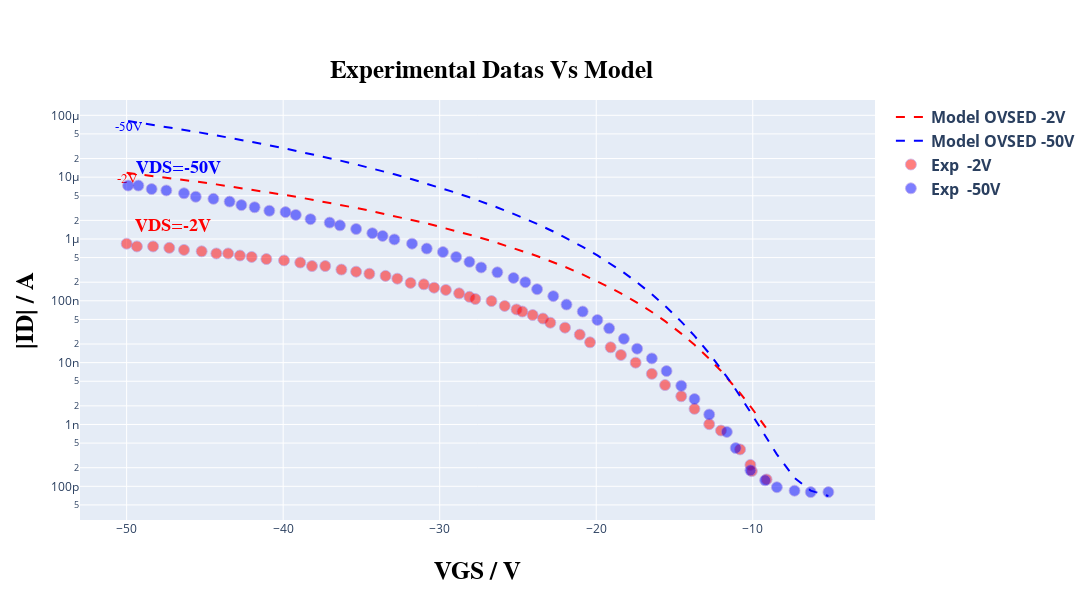
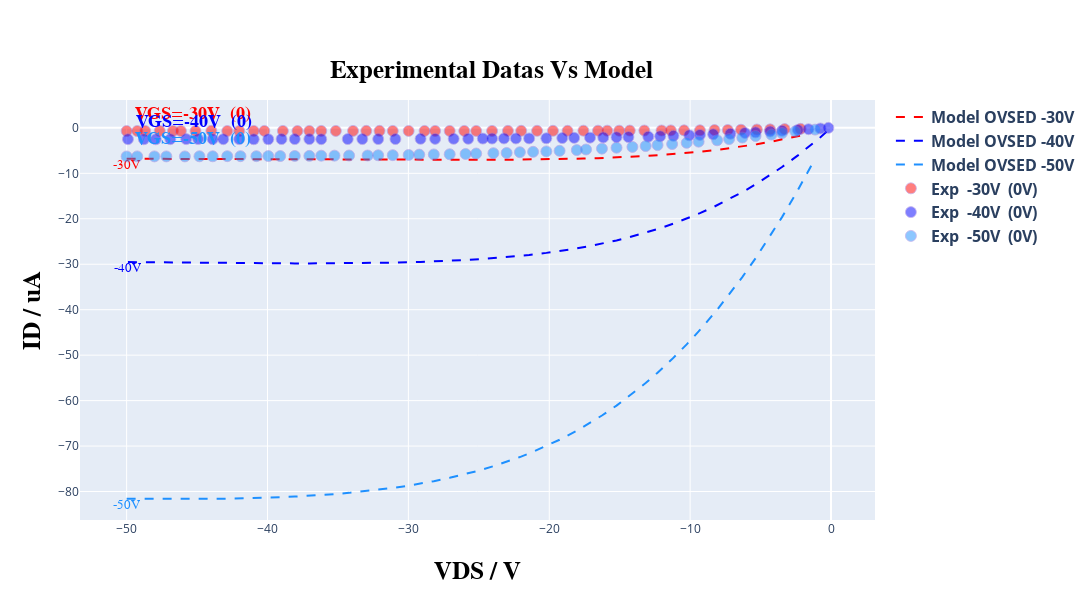

Write notebook code for charts like these, in order.
### Code cell
if (image_size_width or image_size_height) == None:
  image_size_width = 1100 #
  image_size_height = 600 #

# Instantiate the graphics class to visualize the model
plot = TFTGraphicsPlot(image_size_height, image_size_width)


# Create an instance of the model passing all the data obtained above
model = read.create_models_datas(TFTModel, n_points, type_curve_plot, load_parameters, input_voltage, Vv,
                                 load_idleak, width_t, count_transfer, tp_tst=tp_tst, scale_factor=scale_trfr,
                                 current_typic=curr_typic, res=resistance, curr=current)

# Reads the experimental and model (transfer) data to be displayed on the graph
in_model_data, in_exp_data = read.group_by_trasfer(count_transfer, Vv, Id, model)

# Reads the experimental and model (output) data to be displayed on the graph
out_model_data, out_exp_data = read.group_by_output(count_output, count_transfer, Vv, Id, model)


option = 'show both curves' # @param ["Show Transfer curve", "Show output curve", "show both curves"]
if option == 'Show Transfer curve':
  clear_output(wait=True) 
  plot.plot_vgs_vds(list_tension, list_tension_shift, 0, count_transfer, in_model_data, shift_list, select_files, *in_exp_data, sample_unit=current_typic, plot_type=type_curve_plot)

elif option == 'Show output curve':
  clear_output(wait=True) 
  plot.plot_vgs_vds(list_tension, list_tension_shift, 1, count_transfer, out_model_data, shift_list, select_files, *out_exp_data, sample_unit=current_typic, plot_type='linear')


elif option == 'show both curves':
  clear_output(wait=True) 
  plot.plot_vgs_vds(list_tension, list_tension_shift, 0, count_transfer, in_model_data, shift_list, select_files, *in_exp_data, sample_unit=current_typic, plot_type=type_curve_plot)
  print()
  plot.plot_vgs_vds(list_tension, list_tension_shift, 1, count_transfer, out_model_data, shift_list, select_files, *out_exp_data, sample_unit=current_typic, plot_type='linear')

else:
  print("No option choice\n")

print()
read.compute_relative_distance(Id, model)

### Figure 1 — Plotly figure (JSON) as saved in the notebook; plotly's stock layout.template omitted (floating-point values rounded to 4 significant figures)
{"data": [{"line": {"color": "rgb(255, 0, 0)", "dash": "dash"}, "mode": "lines+text", "name": "<b>Model OVSED<b> <b>-2V<b>", "text": ["-2V"], "textfont": {"color": "rgb(255, 0, 0)", "family": "Times New Roman", "size": 13}, "textposition": "bottom center", "type": "scatter", "x": [-50, -49.34, -48.31, -47.27, -46.33, -45.21, -44.27, -43.52, -42.76, -42.01, -41.07, -39.94, -38.91, -38.16, -37.31, -36.28, -35.34, -34.49, -33.46, -32.71, -31.86, -31.02, -30.36, -29.61, -28.76, -28.1, -27.73, -26.69, -25.85, -25.09, -24.72, -24.06, -23.4, -22.93, -21.99, -21.05, -20.39, -19.08, -18.42, -17.48, -16.45, -15.6, -14.57, -13.72, -12.78, -12.03, -10.81, -10.15, -10.06, -9.117], "y": [1.177e-05, 1.124e-05, 1.045e-05, 9.683e-06, 9.015e-06, 8.249e-06, 7.64e-06, 7.172e-06, 6.721e-06, 6.287e-06, 5.769e-06, 5.183e-06, 4.679e-06, 4.333e-06, 3.963e-06, 3.538e-06, 3.179e-06, 2.876e-06, 2.532e-06, 2.299e-06, 2.055e-06, 1.829e-06, 1.664e-06, 1.489e-06, 1.307e-06, 1.176e-06, 1.105e-06, 9.259e-07, 7.947e-07, 6.891e-07, 6.401e-07, 5.602e-07, 4.874e-07, 4.396e-07, 3.538e-07, 2.804e-07, 2.358e-07, 1.62e-07, 1.32e-07, 9.643e-08, 6.594e-08, 4.683e-08, 2.95e-08, 1.939e-08, 1.158e-08, 7.347e-09, 3.215e-09, 1.967e-09, 1.829e-09, 8.565e-10]}, {"line": {"color": "rgb(0, 0, 255)", "dash": "dash"}, "mode": "lines+text", "name": "<b>Model OVSED<b> <b>-50V<b>", "text": ["-50V"], "textfont": {"color": "rgb(0, 0, 255)", "family": "Times New Roman", "size": 13}, "textposition": "bottom center", "type": "scatter", "x": [-49.91, -49.25, -48.4, -47.46, -46.33, -45.58, -44.45, -43.42, -42.67, -41.82, -40.88, -39.85, -39.19, -38.25, -37.03, -36.37, -35.34, -34.3, -33.65, -32.89, -31.77, -30.83, -29.79, -28.95, -28.1, -27.35, -26.32, -25.28, -24.53, -23.78, -22.74, -21.9, -20.86, -19.92, -19.17, -18.23, -17.39, -16.45, -15.51, -14.57, -13.72, -12.78, -11.65, -11.09, -10.15, -9.211, -8.459, -7.331, -6.297, -5.169], "y": [8.093e-05, 7.639e-05, 7.081e-05, 6.493e-05, 5.832e-05, 5.418e-05, 4.835e-05, 4.34e-05, 4.003e-05, 3.646e-05, 3.275e-05, 2.899e-05, 2.676e-05, 2.379e-05, 2.028e-05, 1.856e-05, 1.606e-05, 1.381e-05, 1.25e-05, 1.111e-05, 9.246e-06, 7.874e-06, 6.54e-06, 5.578e-06, 4.722e-06, 4.046e-06, 3.235e-06, 2.549e-06, 2.123e-06, 1.751e-06, 1.322e-06, 1.033e-06, 7.471e-07, 5.43e-07, 4.127e-07, 2.85e-07, 1.984e-07, 1.278e-07, 7.868e-08, 4.604e-08, 2.706e-08, 1.411e-08, 5.9e-09, 3.674e-09, 1.586e-09, 6.573e-10, 3.284e-10, 1.367e-10, 8.507e-11, 6.966e-11]}, {"marker": {"color": "rgb(255, 0, 0)", "line": {"color": "MediumPurple", "width": 0.8}, "opacity": 0.5, "size": 11}, "mode": "markers+text", "name": "<b>Exp <b> <b>-2V<b>", "text": ["<b>VDS<b>=-2V"], "textfont": {"color": "rgb(255, 0, 0)", "family": "Times New Roman", "size": 18}, "textposition": "top right", "type": "scatter", "x": [-50, -49.34, -48.31, -47.27, -46.33, -45.21, -44.27, -43.52, -42.76, -42.01, -41.07, -39.94, -38.91, -38.16, -37.31, -36.28, -35.34, -34.49, -33.46, -32.71, -31.86, -31.02, -30.36, -29.61, -28.76, -28.1, -27.73, -26.69, -25.85, -25.09, -24.72, -24.06, -23.4, -22.93, -21.99, -21.05, -20.39, -19.08, -18.42, -17.48, -16.45, -15.6, -14.57, -13.72, -12.78, -12.03, -10.81, -10.15, -10.06, -9.117], "y": [8.4e-07, 7.57e-07, 7.57e-07, 7.19e-07, 6.65e-07, 6.31e-07, 5.83e-07, 5.83e-07, 5.4e-07, 5.12e-07, 4.74e-07, 4.5e-07, 4.16e-07, 3.65e-07, 3.65e-07, 3.2e-07, 2.96e-07, 2.74e-07, 2.53e-07, 2.28e-07, 1.95e-07, 1.85e-07, 1.63e-07, 1.5e-07, 1.32e-07, 1.16e-07, 1.07e-07, 9.91e-08, 8.26e-08, 7.25e-08, 6.71e-08, 5.89e-08, 5.17e-08, 4.42e-08, 3.68e-08, 2.84e-08, 2.13e-08, 1.77e-08, 1.33e-08, 1e-08, 6.59e-09, 4.34e-09, 2.86e-09, 1.79e-09, 1.01e-09, 7.98e-10, 3.95e-10, 2.22e-10, 1.76e-10, 1.29e-10]}, {"marker": {"color": "rgb(0, 0, 255)", "line": {"color": "MediumPurple", "width": 0.8}, "opacity": 0.5, "size": 11}, "mode": "markers+text", "name": "<b>Exp <b> <b>-50V<b>", "text": ["<b>VDS<b>=-50V"], "textfont": {"color": "rgb(0, 0, 255)", "family": "Times New Roman", "size": 18}, "textposition": "top right", "type": "scatter", "x": [-49.91, -49.25, -48.4, -47.46, -46.33, -45.58, -44.45, -43.42, -42.67, -41.82, -40.88, -39.85, -39.19, -38.25, -37.03, -36.37, -35.34, -34.3, -33.65, -32.89, -31.77, -30.83, -29.79, -28.95, -28.1, -27.35, -26.32, -25.28, -24.53, -23.78, -22.74, -21.9, -20.86, -19.92, -19.17, -18.23, -17.39, -16.45, -15.51, -14.57, -13.72, -12.78, -11.65, -11.09, -10.15, -9.211, -8.459, -7.331, -6.297, -5.169], "y": [7.31e-06, 7.31e-06, 6.42e-06, 6.09e-06, 5.49e-06, 4.82e-06, 4.46e-06, 4.02e-06, 3.53e-06, 3.26e-06, 2.86e-06, 2.72e-06, 2.45e-06, 2.09e-06, 1.84e-06, 1.66e-06, 1.45e-06, 1.24e-06, 1.12e-06, 9.83e-07, 8.4e-07, 7e-07, 6.15e-07, 5.12e-07, 4.27e-07, 3.46e-07, 2.89e-07, 2.34e-07, 2e-07, 1.54e-07, 1.19e-07, 8.7e-08, 6.71e-08, 4.9e-08, 3.59e-08, 2.43e-08, 1.68e-08, 1.17e-08, 7.31e-09, 4.23e-09, 2.58e-09, 1.45e-09, 7.57e-10, 4.16e-10, 1.81e-10, 1.25e-10, 9.66e-11, 8.48e-11, 8.05e-11, 8.05e-11]}], "layout": {"height": 600, "legend": {"font": {"size": 16}}, "title": {"font": {"color": "black", "family": "Overpass", "size": 25}, "text": "<b>Experimental Datas Vs Model<b>", "x": 0.45, "y": 0.9}, "width": 1100, "xaxis": {"title": {"font": {"color": "black", "family": "Overpass", "size": 25}, "standoff": 25, "text": "<b>VGS / V<b>"}}, "yaxis": {"title": {"font": {"color": "black", "family": "Overpass", "size": 25}, "standoff": 10, "text": "<b>|ID| / A<b>"}, "type": "log"}}}

### Figure 2 — Plotly figure (JSON) as saved in the notebook; plotly's stock layout.template omitted (floating-point values rounded to 4 significant figures)
{"data": [{"line": {"color": "rgb(255, 0, 0)", "dash": "dash"}, "mode": "lines+text", "name": "<b>Model OVSED<b> <b>-30V<b>", "text": ["-30V"], "textfont": {"color": "rgb(255, 0, 0)", "family": "Times New Roman", "size": 13}, "textposition": "bottom center", "type": "scatter", "x": [-50, -49.25, -48.68, -47.65, -46.71, -46.15, -45.11, -43.98, -42.86, -42.01, -40.98, -40.23, -38.91, -37.88, -37.03, -36.18, -35.15, -33.93, -32.99, -32.05, -31.11, -29.98, -28.85, -28.1, -27.07, -26.03, -25.19, -24.06, -22.93, -21.99, -20.86, -19.74, -18.7, -17.58, -16.54, -15.88, -15.04, -14.29, -13.25, -12.03, -11.37, -10.43, -9.305, -8.271, -7.331, -6.391, -5.263, -4.323, -3.289, -2.162], "y": [-6.793, -6.804, -6.813, -6.828, -6.842, -6.851, -6.866, -6.883, -6.899, -6.912, -6.927, -6.937, -6.956, -6.97, -6.981, -6.992, -7.004, -7.018, -7.028, -7.037, -7.045, -7.052, -7.057, -7.058, -7.057, -7.053, -7.047, -7.032, -7.011, -6.986, -6.947, -6.895, -6.835, -6.752, -6.659, -6.589, -6.486, -6.382, -6.214, -5.977, -5.83, -5.593, -5.263, -4.914, -4.553, -4.147, -3.597, -3.084, -2.457, -1.695]}, {"line": {"color": "rgb(0, 0, 255)", "dash": "dash"}, "mode": "lines+text", "name": "<b>Model OVSED<b> <b>-40V<b>", "text": ["-40V"], "textfont": {"color": "rgb(0, 0, 255)", "family": "Times New Roman", "size": 13}, "textposition": "bottom center", "type": "scatter", "x": [-49.91, -48.78, -47.93, -46.9, -45.77, -44.92, -43.89, -43.14, -42.01, -40.98, -39.94, -39.0, -38.06, -37.03, -36.18, -34.3, -33.27, -32.14, -30.92, -29.14, -28.1, -26.79, -25.75, -24.72, -24.06, -23.21, -22.37, -21.43, -20.21, -19.08, -18.23, -17.11, -16.17, -15.23, -14.38, -12.97, -12.12, -11.18, -10.06, -9.305, -8.365, -7.143, -6.109, -5.357, -4.323, -3.477, -2.35, -1.598, -0.7519, -0.188], "y": [-29.52, -29.56, -29.59, -29.63, -29.66, -29.69, -29.72, -29.74, -29.76, -29.79, -29.8, -29.81, -29.82, -29.82, -29.81, -29.78, -29.75, -29.7, -29.63, -29.49, -29.38, -29.2, -29.03, -28.83, -28.69, -28.48, -28.24, -27.95, -27.5, -27.02, -26.61, -25.99, -25.41, -24.76, -24.11, -22.9, -22.07, -21.07, -19.74, -18.77, -17.45, -15.57, -13.81, -12.44, -10.41, -8.619, -6.051, -4.22, -2.042, -0.5201]}, {"line": {"color": "rgb(30, 144, 255)", "dash": "dash"}, "mode": "lines+text", "name": "<b>Model OVSED<b> <b>-50V<b>", "text": ["-50V"], "textfont": {"color": "rgb(30, 144, 255)", "family": "Times New Roman", "size": 13}, "textposition": "bottom center", "type": "scatter", "x": [-50, -49.25, -48.03, -47.18, -45.86, -44.83, -43.89, -42.86, -41.92, -40.79, -39.94, -39.1, -38.06, -37.03, -36.18, -35.24, -34.21, -32.89, -32.14, -31.11, -29.98, -29.23, -28.2, -27.07, -25.94, -25.19, -23.97, -23.03, -22.09, -21.15, -20.21, -19.27, -18.05, -17.39, -16.26, -15.23, -14.1, -13.16, -12.31, -11.28, -10.24, -9.398, -8.083, -7.237, -6.297, -5.357, -4.229, -3.477, -2.538, -1.128], "y": [-81.6, -81.62, -81.64, -81.65, -81.65, -81.63, -81.61, -81.57, -81.51, -81.43, -81.35, -81.25, -81.11, -80.94, -80.78, -80.57, -80.3, -79.9, -79.63, -79.22, -78.7, -78.32, -77.72, -76.99, -76.16, -75.54, -74.43, -73.48, -72.42, -71.26, -70.0, -68.61, -66.62, -65.45, -63.28, -61.1, -58.5, -56.14, -53.86, -50.86, -47.63, -44.79, -40.02, -36.72, -32.83, -28.69, -23.38, -19.64, -14.71, -6.796]}, {"marker": {"color": "rgb(255, 0, 0)", "line": {"color": "MediumPurple", "width": 0.8}, "opacity": 0.5, "size": 11}, "mode": "markers+text", "name": "<b>Exp <b> <b>-30V<b> <b> (0V)<b>", "text": ["<b>VGS<b>=-30V  (0)"], "textfont": {"color": "rgb(255, 0, 0)", "family": "Times New Roman", "size": 18}, "textposition": "top right", "type": "scatter", "x": [-50, -49.25, -48.68, -47.65, -46.71, -46.15, -45.11, -43.98, -42.86, -42.01, -40.98, -40.23, -38.91, -37.88, -37.03, -36.18, -35.15, -33.93, -32.99, -32.05, -31.11, -29.98, -28.85, -28.1, -27.07, -26.03, -25.19, -24.06, -22.93, -21.99, -20.86, -19.74, -18.7, -17.58, -16.54, -15.88, -15.04, -14.29, -13.25, -12.03, -11.37, -10.43, -9.305, -8.271, -7.331, -6.391, -5.263, -4.323, -3.289, -2.162], "y": [-0.6842, -0.6842, -0.6711, -0.6711, -0.6842, -0.6842, -0.6842, -0.6579, -0.6842, -0.6842, -0.6711, -0.6711, -0.6711, -0.6842, -0.6711, -0.6711, -0.6711, -0.6711, -0.6579, -0.6579, -0.6711, -0.6711, -0.6711, -0.6711, -0.6711, -0.6711, -0.6711, -0.6711, -0.6579, -0.6447, -0.6447, -0.6447, -0.6447, -0.6184, -0.6184, -0.6184, -0.6184, -0.5921, -0.5789, -0.5789, -0.5526, -0.5395, -0.5263, -0.4737, -0.4605, -0.4079, -0.3553, -0.3289, -0.2632, -0.2105]}, {"marker": {"color": "rgb(0, 0, 255)", "line": {"color": "MediumPurple", "width": 0.8}, "opacity": 0.5, "size": 11}, "mode": "markers+text", "name": "<b>Exp <b> <b>-40V<b> <b> (0V)<b>", "text": ["<b>VGS<b>=-40V  (0)"], "textfont": {"color": "rgb(0, 0, 255)", "family": "Times New Roman", "size": 18}, "textposition": "top right", "type": "scatter", "x": [-49.91, -48.78, -47.93, -46.9, -45.77, -44.92, -43.89, -43.14, -42.01, -40.98, -39.94, -39.0, -38.06, -37.03, -36.18, -34.3, -33.27, -32.14, -30.92, -29.14, -28.1, -26.79, -25.75, -24.72, -24.06, -23.21, -22.37, -21.43, -20.21, -19.08, -18.23, -17.11, -16.17, -15.23, -14.38, -12.97, -12.12, -11.18, -10.06, -9.305, -8.365, -7.143, -6.109, -5.357, -4.323, -3.477, -2.35, -1.598, -0.7519, -0.188], "y": [-2.487, -2.5, -2.513, -2.487, -2.474, -2.474, -2.487, -2.487, -2.487, -2.5, -2.5, -2.461, -2.474, -2.474, -2.487, -2.461, -2.461, -2.461, -2.461, -2.408, -2.421, -2.408, -2.395, -2.355, -2.355, -2.329, -2.329, -2.316, -2.289, -2.237, -2.197, -2.158, -2.105, -2.053, -2.013, -1.934, -1.842, -1.75, -1.632, -1.553, -1.408, -1.289, -1.118, -0.9868, -0.7895, -0.6316, -0.4474, -0.2895, -0.1316, 0]}, {"marker": {"color": "rgb(30, 144, 255)", "line": {"color": "MediumPurple", "width": 0.8}, "opacity": 0.5, "size": 11}, "mode": "markers+text", "name": "<b>Exp <b> <b>-50V<b> <b> (0V)<b>", "text": ["<b>VGS<b>=-50V  (0)"], "textfont": {"color": "rgb(30, 144, 255)", "family": "Times New Roman", "size": 18}, "textposition": "top right", "type": "scatter", "x": [-50, -49.25, -48.03, -47.18, -45.86, -44.83, -43.89, -42.86, -41.92, -40.79, -39.94, -39.1, -38.06, -37.03, -36.18, -35.24, -34.21, -32.89, -32.14, -31.11, -29.98, -29.23, -28.2, -27.07, -25.94, -25.19, -23.97, -23.03, -22.09, -21.15, -20.21, -19.27, -18.05, -17.39, -16.26, -15.23, -14.1, -13.16, -12.31, -11.28, -10.24, -9.398, -8.083, -7.237, -6.297, -5.357, -4.229, -3.477, -2.538, -1.128], "y": [-6.289, -6.276, -6.276, -6.276, -6.276, -6.25, -6.25, -6.224, -6.224, -6.224, -6.197, -6.197, -6.184, -6.158, -6.118, -6.105, -6.079, -6.079, -6.026, -6, -5.961, -5.882, -5.842, -5.803, -5.737, -5.645, -5.566, -5.513, -5.355, -5.263, -5.171, -5.039, -4.882, -4.75, -4.566, -4.368, -4.197, -4, -3.789, -3.553, -3.289, -3.026, -2.724, -2.461, -2.132, -1.789, -1.474, -1.132, -0.75, -0.3816]}], "layout": {"height": 600, "legend": {"font": {"size": 16}}, "title": {"font": {"color": "black", "family": "Overpass", "size": 25}, "text": "<b>Experimental Datas Vs Model<b>", "x": 0.45, "y": 0.9}, "width": 1100, "xaxis": {"title": {"font": {"color": "black", "family": "Overpass", "size": 25}, "standoff": 25, "text": "<b>VDS / V<b>"}}, "yaxis": {"title": {"font": {"color": "black", "family": "Overpass", "size": 25}, "standoff": 10, "text": "<b>ID / uA<b>"}, "type": "linear"}}}
